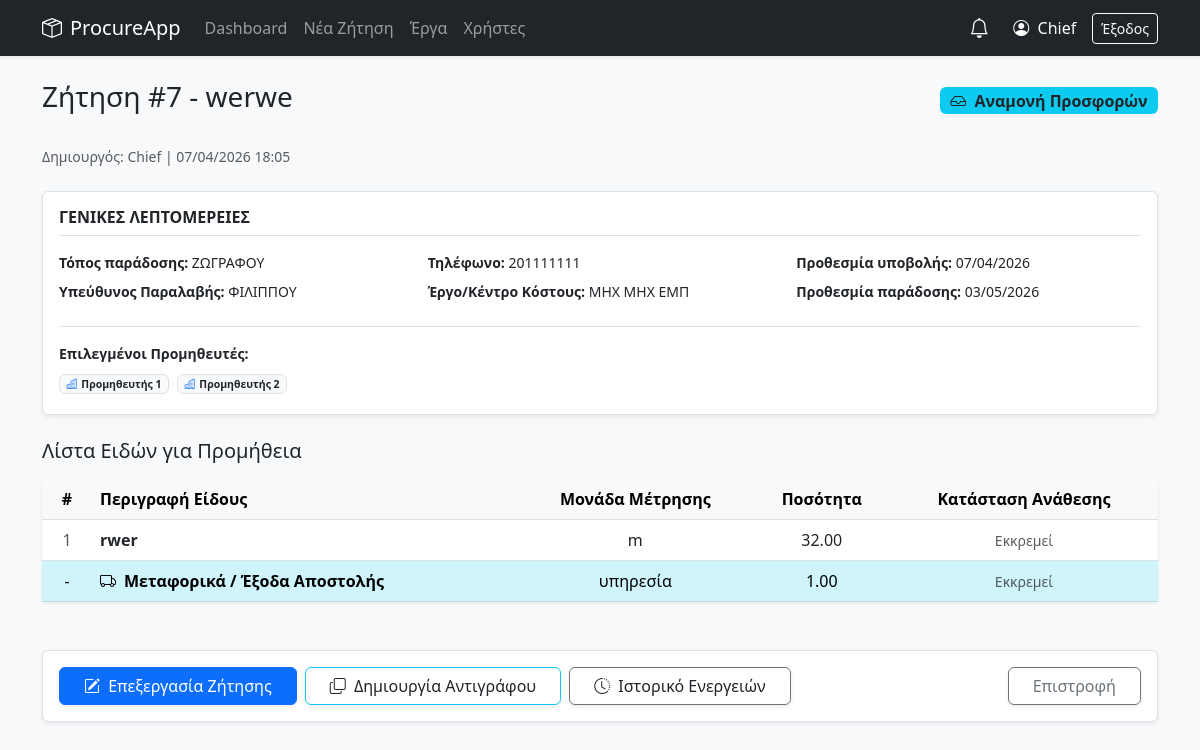
Screenshot of /company/requests/7 (signed in) with the database file from the repository.
### models.py (models this page shows)
class RequestRFQ(db.Model):
    __tablename__ = "requests"
    id = db.Column(db.Integer, primary_key=True)
    title = db.Column(db.String(200), nullable=False)
    description = db.Column(db.Text, nullable=True)
    documents = db.Column(db.String(255), nullable=True)
    created_by = db.Column(db.String(100), nullable=False)
    created_at = db.Column(db.DateTime, default=datetime.utcnow)
    delivery_location = db.Column(db.String(255), nullable=True)
    receiving_manager = db.Column(db.String(120), nullable=True)
    phone = db.Column(db.String(50), nullable=True)
    submit_deadline = db.Column(db.DateTime, nullable=False)
    delivery_deadline = db.Column(db.DateTime, nullable=False)
    status = db.Column(db.String(20), default=RFQStatus.OPEN)
    approved_by = db.Column(db.String(100), nullable=True)
    approved_at = db.Column(db.DateTime, nullable=True)
    denial_reason = db.Column(db.Text, nullable=True)
    winning_bid_id = db.Column(db.Integer, db.ForeignKey('bids.id'), nullable=True)
    cost_center_id = db.Column(db.Integer, db.ForeignKey('cost_centers.id'), nullable=True)
    cost_center = db.relationship('CostCenter', backref='rfqs')
    items = db.relationship('RequestItem', backref='rfq', lazy=True, cascade="all, delete-orphan")
    bids = db.relationship('Bid', backref='rfq', lazy=True, foreign_keys="[Bid.request_id]", cascade="all, delete-orphan")
    allowed_suppliers = db.relationship('AllowedSupplier', backref='rfq', lazy=True, cascade="all, delete-orphan")

class CostCenter(db.Model):
    __tablename__ = "cost_centers"
    id = db.Column(db.Integer, primary_key=True)
    code = db.Column(db.String(50), unique=True, nullable=False)
    name = db.Column(db.String(200), nullable=False)
    is_active = db.Column(db.Boolean, default=True, nullable=False)
    address = db.Column(db.String(250), nullable=True)
    project_manager = db.Column(db.String(120), nullable=True)
    receiving_manager = db.Column(db.String(120), nullable=True)
    phone = db.Column(db.String(50), nullable=True)

class AllowedSupplier(db.Model):
    __tablename__ = "allowed_suppliers"
    id = db.Column(db.Integer, primary_key=True)
    request_id = db.Column(db.Integer, db.ForeignKey("requests.id"), nullable=False)
    supplier_username = db.Column(db.String(100), nullable=False)

class RequestItem(db.Model):
    __tablename__ = "request_items"
    id = db.Column(db.Integer, primary_key=True)
    request_id = db.Column(db.Integer, db.ForeignKey("requests.id"), nullable=False)
    description = db.Column(db.String(255), nullable=False)
    unit = db.Column(db.String(50), nullable=True)
    quantity = db.Column(db.Numeric(12, 2), nullable=False)

### app.py (the view, shortened to what this page needs)
@app.route("/company/requests/<int:req_id>")
@require_roles("company", "chief")
def company_request_detail(req_id):
    rfq = RequestRFQ.query.get_or_404(req_id)
    bids = Bid.query.filter_by(request_id=req_id).all()
    awards_list = ItemAward.query.filter_by(request_id=req_id).all()
    awards = {aw.request_item_id: aw for aw in awards_list if aw.request_item_id is not None}
    shipping_awards = [aw for aw in awards_list if aw.request_item_id is None]
    shipping_winning_bid_ids = {aw.bid_id for aw in shipping_awards}
    awarded_summary = {}
    grand_total_awarded = Decimal(0)
    for sup, data in awarded_summary.items():
        data['overall_discount'] = data['subtotal'] * data['effective_disc_pct']
        data['final_total'] = data['subtotal'] - data['overall_discount']
        grand_total_awarded += data['final_total']
    receipts_list = ItemReceipt.query.filter_by(request_id=req_id).all()
    receipts = {r.request_item_id: r for r in receipts_list}
    return render_template("company_request_detail.html",
                           rfq=rfq, items=rfq.items, bids=bids, awards=awards,
                           shipping_awards=shipping_awards, shipping_winning_bid_ids=shipping_winning_bid_ids,
                           awarded_summary=awarded_summary, grand_total_awarded=grand_total_awarded, receipts=receipts)

### app.py (called while the page is built)
def require_roles(*roles):
    def wrap(fn):
        @wraps(fn)
        def inner(*args, **kwargs):
            if session.get("role") not in roles:
                flash("Δεν έχεις δικαίωμα πρόσβασης.", "danger")
                return redirect(url_for("login"))
            return fn(*args, **kwargs)
        return inner
    return wrap

def is_editable_by_current_user(rfq: "RequestRFQ") -> bool:
    if session.get("name") != rfq.created_by:
        return False
    return rfq.status == RFQStatus.PENDING

def get_phase_key(rfq: "RequestRFQ") -> str:
    if rfq.status == RFQStatus.CANCELLED: return "cancelled"
    if rfq.status == RFQStatus.DENIED: return "denied"
    if rfq.status == RFQStatus.PENDING: return "awaiting_approval"
    if rfq.status == RFQStatus.PENDING_FINAL_APPROVAL: return "pending_final_approval"
    if rfq.status == RFQStatus.RECEIVED: return "received"
    if rfq.status == RFQStatus.CLOSED: return "awarded"
    if rfq.status == RFQStatus.OPEN:
        count_bids = len(rfq.bids or [])
        return "offers_received" if count_bids > 0 else "awaiting_offers"
    return rfq.status

@app.context_processor
def utility_processor():
    unread_notifs = []
    if 'username' in session:
        u = User.query.filter_by(username=session['username']).first()
        if u:
            unread_notifs = Notification.query.filter_by(user_id=u.id, is_read=False).order_by(Notification.created_at.desc()).all()
    return dict(phase_info=phase_info, is_editable_by_current_user=is_editable_by_current_user, now=datetime.utcnow(), unread_notifs=unread_notifs)

### templates/company_request_detail.html (shortened to what this page needs)
{% extends "base.html" %}
{% block content %}
<div class="d-flex justify-content-between align-items-center mb-4">
    <h3>Ζήτηση #{{ rfq.id }} - {{ rfq.title }}</h3>
    <div>
        <span class="{{ phase_info(rfq).badge }} fs-6">
            <i class="bi {{ phase_info(rfq).icon }} me-1"></i> {{ phase_info(rfq).label }}
        </span>
    </div>
</div>
<p class="text-muted mb-4 small">
    Δημιουργός: {{ rfq.created_by }} | {{ rfq.created_at.strftime('%d/%m/%Y %H:%M') if rfq.created_at else '' }}
</p>
{% set can_modify = rfq.status != 'closed' and rfq.status != 'received' and (rfq.status != 'pending_final_approval' or session.get('role') == 'chief') %}
<div class="row mb-4 g-3">
    <div class="col-md-12">
        <div class="p-3 border rounded bg-white shadow-sm small">
            <h6 class="fw-bold mb-3 border-bottom pb-2 text-uppercase">Γενικές λεπτομέρειες</h6>
            <div class="row">
                <div class="col-md-4">
                    <p class="mb-2"><strong>Τόπος παράδοσης:</strong> {{ rfq.delivery_location or '-' }}</p>
                    <p class="mb-2"><strong>Υπεύθυνος Παραλαβής:</strong> {{ rfq.receiving_manager or '-' }}</p>
                </div>
                <div class="col-md-4">
                    <p class="mb-2"><strong>Τηλέφωνο:</strong> {{ rfq.phone or '-' }}</p>
                    <p class="mb-2"><strong>Έργο/Κέντρο Κόστους:</strong> {{ rfq.cost_center.name if rfq.cost_center else '-' }}</p>
                </div>
                <div class="col-md-4">
                    <p class="mb-2"><strong>Προθεσμία υποβολής:</strong> {{ rfq.submit_deadline.strftime('%d/%m/%Y') if rfq.submit_deadline else '-' }}</p>
                    <p class="mb-0"><strong>Προθεσμία παράδοσης:</strong> {{ rfq.delivery_deadline.strftime('%d/%m/%Y') if rfq.delivery_deadline else '-' }}</p>
                </div>
            </div>
            <div class="mt-3 pt-3 border-top">
                <p class="mb-2"><strong>Επιλεγμένοι Προμηθευτές:</strong></p>
                <div>
                    {% if rfq.allowed_suppliers %}
                        {% for allowed in rfq.allowed_suppliers %}
                            <span class="badge bg-light text-dark border me-1 mb-1">
                                <i class="bi bi-buildings text-primary me-1"></i>{{ allowed.supplier_username }}
                            </span>
                        {% endfor %}
                    {% else %}
                        <span class="text-muted small"><em>Δεν έχουν επιλεγεί προμηθευτές.</em></span>
                    {% endif %}
                </div>
            </div>
        </div>
    </div>
</div>
<h5 class="mb-3 mt-4">Λίστα Ειδών για Προμήθεια</h5>
<div class="card shadow-sm border-0 mb-4">
    <div class="table-responsive">
        <table class="table table-hover align-middle mb-0 text-center">
            <thead class="table-light">
                <tr>
                    <th style="width: 50px;">#</th>
                    <th class="text-start">Περιγραφή Είδους</th>
                    <th>Μονάδα Μέτρησης</th>
                    <th>Ποσότητα</th>
                    <th>Κατάσταση Ανάθεσης</th>
                </tr>
            </thead>
            <tbody>
                {% if items %}
                    {% for item in items %}
                    <tr>
                        <td class="text-muted">{{ loop.index }}</td>
                        <td class="text-start fw-bold">{{ item.description }}</td>
                        <td>{{ item.unit or 'τμχ' }}</td>
                        <td>{{ "%.2f"|format(item.quantity) }}</td>
                        <td>
                            {% if item.id in awards %}
                                <span class="badge bg-success">Ανατέθηκε σε: {{ awards[item.id].supplier_name }}</span>
                            {% else %}
                                <span class="text-muted small italic">Εκκρεμεί</span>
                            {% endif %}
                        </td>
                    </tr>
                    {% endfor %}
                {% else %}
                    <tr>
                        <td colspan="5" class="py-4 text-danger italic">Δεν βρέθηκαν είδη σε αυτή τη ζήτηση.</td>
                    </tr>
                {% endif %}
                <tr class="table-info">
                    <td>-</td>
                    <td class="text-start fw-bold"><i class="bi bi-truck me-2"></i>Μεταφορικά / Έξοδα Αποστολής</td>
                    <td>υπηρεσία</td>
                    <td>1.00</td>
                    <td>
                        {% if shipping_awards %}
                            {% for sa in shipping_awards %}
                                <div class="badge bg-success mb-1">Ανατέθηκε σε: {{ sa.supplier_name }}</div>
                            {% endfor %}
                        {% else %}
                            <span class="text-muted small italic">Εκκρεμεί</span>
                        {% endif %}
                    </td>
                </tr>
            </tbody>
        </table>
    </div>
</div>
<div class="d-flex align-items-center gap-2 mt-5 mb-4 p-3 bg-white border rounded shadow-sm">
    {% if is_editable_by_current_user(rfq) or session.get('role') == 'chief' %}
        {% if rfq.status != 'closed' and rfq.status != 'received' %}
        <a href="{{ url_for('edit_request', req_id=rfq.id) }}" class="btn btn-primary px-4 shadow-sm">
            <i class="bi bi-pencil-square me-1"></i> Επεξεργασία Ζήτησης
        </a>
        {% endif %}
    {% endif %}
    <a href="{{ url_for('new_request', clone_id=rfq.id) }}" class="btn btn-outline-info px-4 shadow-sm text-dark">
        <i class="bi bi-copy me-1"></i> Δημιουργία Αντιγράφου
    </a>
    <button type="button" class="btn btn-outline-secondary px-4 shadow-sm text-dark" data-bs-toggle="modal" data-bs-target="#auditModal">
        <i class="bi bi-clock-history me-1"></i> Ιστορικό Ενεργειών
    </button>
    <div class="ms-auto d-flex gap-2">
        <a href="{{ url_for('company_dashboard') }}" class="btn btn-outline-secondary px-4 shadow-sm">Επιστροφή</a>
    </div>
</div>
{% endblock %}

### templates/base.html (style rules this page uses)
body { background-color: #f8f9fa; font-family: system-ui, -apple-system, sans-serif; }
.card { border: none; box-shadow: 0 2px 8px rgba(0,0,0,.05); margin-bottom: 1.5rem; }

### rows the page displays
RequestRFQ: id "7", title "werwe", status "Αναμονή Προσφορών", created_by "Chief", created_at "07/04/2026 18:05", delivery_location "ΖΩΓΡΑΦΟΥ", receiving_manager "ΦΙΛΙΠΠΟΥ", phone "201111111", submit_deadline "07/04/2026", delivery_deadline "03/05/2026"
CostCenter: cost_center "ΜΗΧ ΜΗΧ ΕΜΠ"
AllowedSupplier: supplier_username "Προμηθευτής 1"
AllowedSupplier: supplier_username "Προμηθευτής 2"
RequestItem: description "rwer", unit "m", quantity "32.00", shows "Εκκρεμεί"

### other values shown
{{ session.get('name') }} "Chief"
